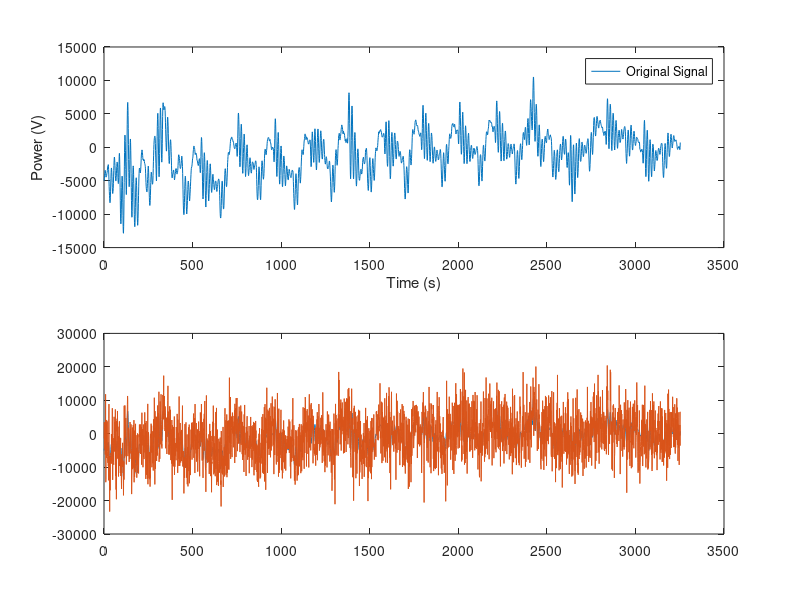

Write MATLAB code to recreate this figure. (Note: this script raises an error after producing the figure.)
% Plots t, original signal, and nt, white-noised version of t.

load('data.mat');

figure

subplot(2,1,1); plot(t);legend('Original Signal');
xlabel('Time (s)'); ylabel('Power (V)');

subplot(2,1,2); h1 = plot([t nt]);
h1(1).LineWidth = 3;
legend('Original Signal','Noised Signal');
xlabel('Time (s)'); ylabel('Power (V)');